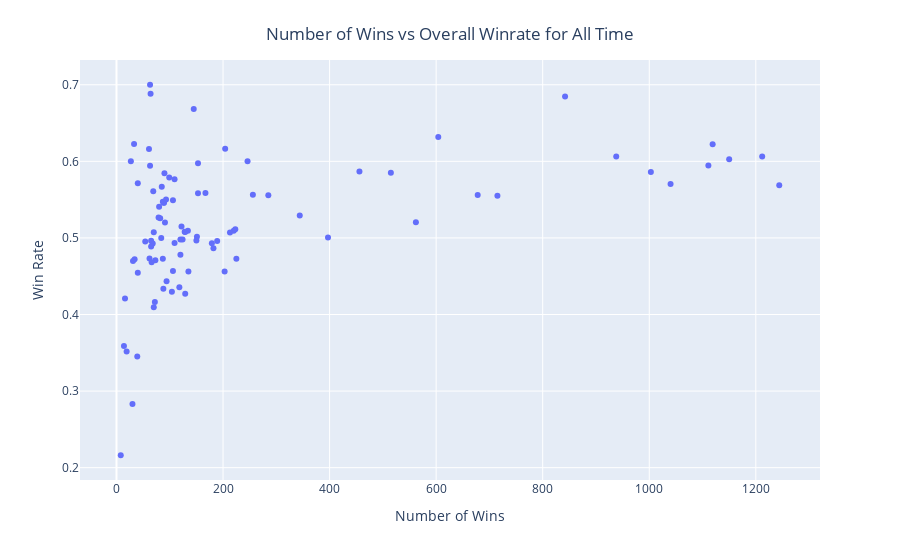

Here is the notebook cell this chart was saved with:
### Code cell
fig = px.scatter(results, x="wins", y="win_rate", hover_name='name')
fig.update_layout(title={'text': 'Number of Wins vs Overall Winrate for All Time',
                         'y':0.95,
                         'x':0.5,
                         'xanchor': 'center',
                         'yanchor': 'top'})
fig.update_layout(xaxis_title='Number of Wins',
                  yaxis_title='Win Rate')
fig.show()

### Figure 1 — Plotly figure (JSON) as saved in the notebook; plotly's stock layout.template omitted (floating-point values rounded to 4 significant figures)
{"data": [{"hovertemplate": "<b>%{hovertext}</b><br><br>wins=%{x}<br>win_rate=%{y}<extra></extra>", "hovertext": ["FlyToMoon", "ViKin.gg", "Team Liquid", "OG", "B8", "Nigma", "Team Secret", "Team Unique", "Alliance", "VP.Prodigy", "FAMILY TEAM", "Ninjas in Pyjamas", "Virtus.pro", "Vici Gaming", "Sparking Arrow Gaming", "EHOME", "PSG.LGD", "Team Aster", "INVICTUS GAMING", "CDEC ", "StarLucK.Fly", "Royal Never Give Up", "Team Sirius", "Longinus", "KEEN GAMING", "Aggressive Mode", "LGD.international", "iG.Vitality", "Blaze", "EHOME.Immortal", "HellRaisers", "OG.Seed", "BOOM Esports", "Fnatic", "T1", "Adroit", "Neon Esports", "Reality Rift", "Geek Fam", "Cignal Ultra", "Execration", "TNC Predator", "Aster.Aries", "496 Gaming", "Winstrike Team", "FlyToMoon 2.0", "KHAN", "Cyber Legacy", "Team Empire Hope", "Quincy Crew", "CR4ZY", "4 Zoomers", "beastcoast", "Thunder Predator", "Evil Geniuses", "business associates", "Nemiga Gaming", "NOVA", "TEAM HEROIC", "Cyberium", "Infamous Gaming", "Ocean", "Flash Point Gaming", "The New Top", "Impunity", "Typhoon", "Elephant", "Busy Gaming", "GoodFellaz", "Flower Gaming", "S A D B O Y S . A U", "Team Honor", "Team Cobra", "Team Brave", "Team Sincere", "Vampire Gamig", "TEAM Ethereal", "Revenge Gaming", "Team Galaxy", "Team Destiny", "Panda Gaming", "Immortal Gaming", "Team Meteor", "Sunrise", "Future.club", "TEAM ASPIRATIONS", "WOLF", "Team Rockets", "Team Venture", "FIVE BROTHERS", "TEAM LIGHTNING", "Hot Pot Brother"], "legendgroup": "", "marker": {"color": "#636efa", "symbol": "circle"}, "mode": "markers", "name": "", "orientation": "v", "showlegend": false, "type": "scatter", "x": [153, 204, 938, 604, 30, 109, 842, 73, 1040, 64, 16, 220, 1244, 1150, 153, 715, 1212, 223, 1111, 678, 122, 256, 87, 39, 397, 65, 70, 562, 99, 104, 109, 89, 90, 1003, 89, 246, 456, 94, 285, 129, 91, 515, 106, 120, 88, 34, 84, 72, 167, 63, 85, 61, 106, 145, 1119, 54, 151, 63, 31, 65, 344, 120, 33, 70, 14, 118, 19, 8, 40, 40, 27, 182, 66, 124, 225, 80, 93, 135, 150, 87, 128, 189, 79, 134, 68, 62, 203, 179, 69, 213, 82, 129], "xaxis": "x", "y": [0.5584, 0.6163, 0.6063, 0.6318, 0.283, 0.5767, 0.6846, 0.471, 0.5705, 0.6882, 0.4211, 0.5093, 0.5688, 0.6027, 0.5977, 0.5551, 0.6063, 0.5115, 0.5944, 0.5562, 0.5148, 0.5565, 0.4728, 0.3451, 0.5006, 0.4887, 0.5072, 0.5204, 0.5789, 0.4298, 0.4932, 0.546, 0.5844, 0.5862, 0.546, 0.6, 0.5869, 0.4434, 0.5556, 0.4272, 0.52, 0.5852, 0.4569, 0.4781, 0.4335, 0.4722, 0.5, 0.4162, 0.5585, 0.7, 0.5667, 0.6162, 0.5492, 0.6682, 0.6224, 0.4954, 0.5017, 0.5943, 0.4697, 0.4962, 0.5292, 0.4979, 0.6226, 0.4094, 0.359, 0.4354, 0.3519, 0.2162, 0.4545, 0.5714, 0.6, 0.4866, 0.4681, 0.498, 0.4727, 0.5405, 0.5503, 0.4561, 0.4967, 0.5472, 0.5079, 0.4961, 0.5267, 0.5095, 0.4928, 0.4733, 0.4562, 0.4931, 0.561, 0.5071, 0.5256, 0.5079], "yaxis": "y"}], "layout": {"legend": {"tracegroupgap": 0}, "margin": {"t": 60}, "title": {"text": "Number of Wins vs Overall Winrate for All Time", "x": 0.5, "xanchor": "center", "y": 0.95, "yanchor": "top"}, "xaxis": {"anchor": "y", "domain": [0, 1], "title": {"text": "Number of Wins"}}, "yaxis": {"anchor": "x", "domain": [0, 1], "title": {"text": "Win Rate"}}}}
